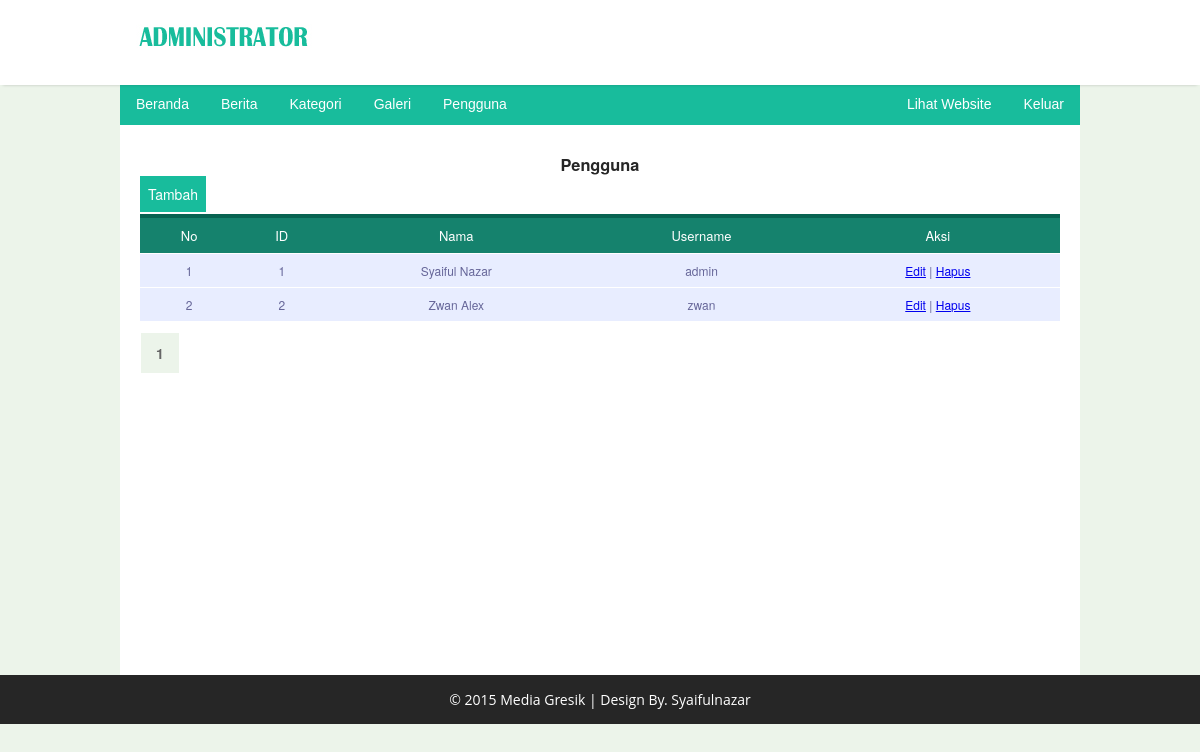
Page /admin/index.php?page=pengguna on the committed database.
### tables this page shows
CREATE TABLE IF NOT EXISTS `user` (
  `id` int(5) NOT NULL AUTO_INCREMENT,
  `nama` varchar(20) NOT NULL,
  `username` varchar(50) NOT NULL,
  `password` varchar(50) NOT NULL,
  PRIMARY KEY (`id`)
);

### admin/content/pengguna/pengguna.php (the view, shortened to what this page needs)
<?php include"menu.php";?>
<div class="halaman">
<div class="artikel">
    <h3>Pengguna</h3>
    <a class="selengkapnya" href="index.php?page=tambahpengguna"/>Tambah</a>
    <?php
		  $query = mysql_query("SELECT COUNT(*) jumData from user");
		  $data = mysql_fetch_array($query);
		  $jumlahData = $data["jumData"];
			$dataperPage = 5;
			  if(isset($_GET['hal']))
			  {
				$noPage= $_GET['hal'];
			  }
			  else
			  {
				$noPage=1;
			  }
			$offset = ($noPage-1)*$dataperPage;
			?>
        <table id="table-a">
        <thead>
        <tr><th>No</th>
            <th>ID</th>
            <th>Nama</th>
            <th>Username</th>
            <th>Aksi</th>
        </tr>
        </thead>
        <tbody>
        <?php
            $query = mysql_query("SELECT id,
                                        nama,
                                        username,
                                        password
                                        FROM  user
                                        ORDER BY id ASC
                                        limit  $offset, $dataperPage");
                while($hasil = mysql_fetch_array($query)) {
                $id = $hasil['id'];
                $nama = $hasil['nama'];
                $username = $hasil['username'];
        ?>
        <tr>
            <td><?php echo $offset=$offset+1; ?></td>
            <td><?php echo $id; ?></td>
            <td><?php echo $nama; ?></td>
            <td><?php echo $username; ?></td>
            <td><a href="index.php?page=editpengguna&id=
                <?php echo $hasil['id'];?>">Edit</a> |
                <a href="content/pengguna/pengguna_hapus.php?id=
                <?php echo $hasil['id'];?>">Hapus</a></td>
        </tr>
        <?php } ?>
        </tbody>
        </table>
        <div class="pagging">
        <ul>
        <?php
                 $jumPage=ceil($jumlahData / $dataperPage);
                 for($page = 1; $page <= $jumPage; $page++)
                 {
                  if ((($page >= $noPage - 3) && ($page <= $noPage + 3))
                      || ($page == 1) || ($page == $jumPage))
                  {
                   if ($page == $noPage){
                    echo '<li class="disabled">';
                     echo " <a href='#'><b>".$page."</b></a> ";
                    echo '</li>';
                   }
                   else {
                    echo '<li>';
                    echo " <a href='index.php?page=kategori&hal=".$page."'>".$page."</a> ";
                    echo '</li>';
                   }
                  }
                 }
                ?>
        </ul>
    </div>
</div>
</div>

### admin/css/style.css (style rules this page uses)
* { margin:0; padding:0; font-family:'Helvetica Neue', Helvetica, Arial, sans-serif; }
.artikel { height:auto; background-color:#fff; float:left; width:950; margin: 20px auto; margin-left: 20px; font-family: 'Open Sans', Arial, sans-serif; font-size: 14px; }
.artikel h3 { text-align: left; color:#262626; padding: 8px; }
a.selengkapnya { background: #18BC9C; padding: 8px; margin-left: 0px; text-decoration: none; color: #fff; font-size: 14px; }
.halaman { margin-top: 70px; height:550px; background-color: #fff; width: 100%; overflow: hidden; font-family: 'Open Sans', Arial, sans-serif; }
.halaman h3 { color: #262626; text-align: center; }
.pagging { float: left; background:#fff; width: 100%; margin-top: 0px; }
.pagging ul { display:block; margin: 0px; }
.pagging li { float:left; list-style-type:none; padding:10px 0px 10px 0px; margin:1px; background: #ECF4EA; }
.pagging li a { text-decoration:none; font-family: 'PT Sans', Helvetica, Arial, sans-serif; font-size: 14px; color: #666; padding:10px 15px 10px 15px; }
#table-a { font-family: "Lucida Sans Unicode", "Lucida Grande", Sans-Serif; font-size: 12px; width: 920px; text-align: center; border-collapse: collapse; margin: 10px auto; }
#table-a th { font-size: 13px; font-weight: normal; padding: 8px; background: #15826D; border-top: 4px solid #076351; border-bottom: 1px solid #fff; color: #fff; }
#table-a td { padding: 8px; background: #e8edff; border-bottom: 1px solid #fff; color: #669; border-top: 1px solid transparent; }

### admin/css/slider.css (style rules this page uses)
* { margin: 0; padding: 0; }

### rows in the picture
user: id "1", nama "Syaiful Nazar", username "admin"
user: offset "2", id "2", nama "Zwan Alex", username "zwan"
